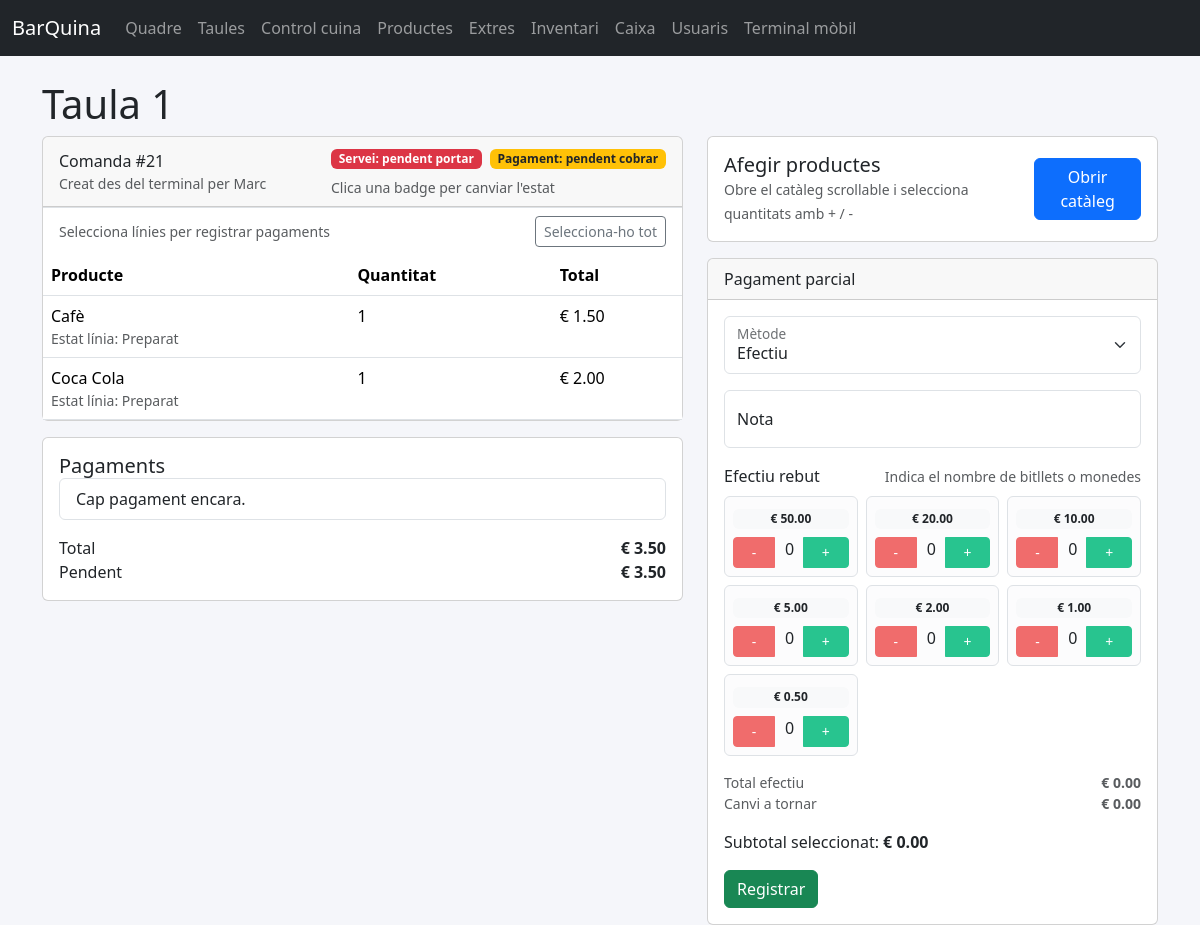
Page /tables/1 on the committed database.
### app/models.py (models this page shows, shortened)
class Table(db.Model):
    __tablename__ = "tables"
    id = db.Column(db.Integer, primary_key=True)
    name = db.Column(db.String(50), unique=True, nullable=False)
    seats = db.Column(db.Integer, default=4)
    orders = db.relationship("Order", back_populates="table", cascade="all, delete-orphan")

class Order(db.Model):
    __tablename__ = "orders"
    id = db.Column(db.Integer, primary_key=True)
    table_id = db.Column(db.Integer, db.ForeignKey("tables.id"), nullable=False)
    created_by_id = db.Column(db.Integer, db.ForeignKey("staff_users.id"))
    status = db.Column(db.String(32), default=FulfillmentStatus.PENDING_DELIVERY.value, nullable=False)
    fulfillment_status = db.Column(
        db.Enum(FulfillmentStatus), default=FulfillmentStatus.PENDING_DELIVERY, nullable=False
    )
    payment_status = db.Column(db.Enum(PaymentStatus), default=PaymentStatus.PENDING_PAYMENT, nullable=False)
    notes = db.Column(db.Text)
    created_at = db.Column(db.DateTime, default=datetime.utcnow)
    updated_at = db.Column(db.DateTime, default=datetime.utcnow, onupdate=datetime.utcnow)
    table = db.relationship("Table", back_populates="orders")
    created_by = db.relationship("StaffUser", back_populates="orders")
    items = db.relationship("OrderItem", back_populates="order", cascade="all, delete-orphan")
    payments = db.relationship("Payment", back_populates="order", cascade="all, delete-orphan")
    def subtotal(self) -> float:
        return sum(item.line_total() for item in self.items)
    def paid_total(self) -> float:
        return sum(payment.amount for payment in self.payments)
    def outstanding_total(self) -> float:
        return max(self.subtotal() - self.paid_total(), 0.0)

class StaffUser(db.Model):
    __tablename__ = "staff_users"
    id = db.Column(db.Integer, primary_key=True)
    name = db.Column(db.String(60), unique=True, nullable=False)
    is_active = db.Column(db.Boolean, default=True)
    orders = db.relationship("Order", back_populates="created_by")

class OrderItem(db.Model):
    __tablename__ = "order_items"
    id = db.Column(db.Integer, primary_key=True)
    order_id = db.Column(db.Integer, db.ForeignKey("orders.id"), nullable=False)
    product_id = db.Column(db.Integer, db.ForeignKey("products.id"), nullable=False)
    quantity = db.Column(db.Integer, default=1)
    unit_price = db.Column(db.Float, nullable=False)
    status = db.Column(db.Enum(OrderItemStatus), default=OrderItemStatus.PENDING, nullable=False)
    notes = db.Column(db.String(120))
    order = db.relationship("Order", back_populates="items")
    product = db.relationship("Product", back_populates="order_items")
    payment_links = db.relationship("PaymentItem", back_populates="order_item", cascade="all, delete-orphan")
    extras = db.relationship("OrderItemExtra", back_populates="order_item", cascade="all, delete-orphan")
    def line_total(self) -> float:
        base_total = self.quantity * self.unit_price
        extras_total = sum(extra.price_delta * extra.quantity for extra in self.extras)
        return round(base_total + extras_total, 2)

class Product(db.Model):
    __tablename__ = "products"
    id = db.Column(db.Integer, primary_key=True)
    name = db.Column(db.String(80), nullable=False)
    legacy_category = db.Column("category", db.String(30))
    category_id = db.Column(db.Integer, db.ForeignKey("categories.id"), nullable=False)
    price = db.Column(db.Float, nullable=False)
    is_active = db.Column(db.Boolean, default=True)
    order_items = db.relationship("OrderItem", back_populates="product")
    product_extras = db.relationship(
        "ProductExtra",
        back_populates="product",
        cascade="all, delete-orphan",
        lazy="joined",
    )
    extras = db.relationship(
        "Extra",
        secondary="product_extras",
        viewonly=True,
        lazy="joined",
        order_by="Extra.name",
    )
    category = db.relationship("Category", back_populates="products", lazy="joined")

### app/blueprints/orders/routes.py (the view)
@bp.route("/tables/<int:table_id>")
def table_detail(table_id: int):
    table = Table.query.get_or_404(table_id)
    requested_order_id = request.args.get("order_id", type=int)
    order = None
    if requested_order_id:
        order = Order.query.filter_by(id=requested_order_id, table_id=table.id).first()
        if not order:
            flash("No hem trobat la comanda indicada", "warning")
    if not order:
        order = (
            Order.query.filter_by(table_id=table.id)
            .order_by(Order.created_at.desc())
            .first()
        )
    product_groups = _grouped_products()
    return render_template(
        "orders/table_detail.html",
        table=table,
        order=order,
        product_groups=product_groups,
        fulfillment_statuses=list(FulfillmentStatus),
        payment_statuses=list(PaymentStatus),
        item_statuses=list(OrderItemStatus),
    )

### app/blueprints/orders/routes.py (called while the page is built)
def _grouped_products() -> list[tuple[Category, list[Product]]]:
    products = (
        Product.query.filter_by(is_active=True)
        .join(Product.category)
        .options(joinedload(Product.product_extras), joinedload(Product.category))
        .order_by(Category.sort_order, Category.name, Product.name)
        .all()
    )
    groups: dict[int, list[Product]] = defaultdict(list)
    ordered_categories: list[Category] = []
    for product in products:
        category = product.category
        if not category or not category.is_active:
            continue
        if category.id not in groups:
            ordered_categories.append(category)
        groups[category.id].append(product)
    return [(category, groups[category.id]) for category in ordered_categories]

### app/models.py (called while the page is built)
    @property
    def label(self) -> str:
        return self.value.replace("_", " ")

    @property
    def label(self) -> str:
        return self.value.replace("_", " ")

    @property
    def label(self) -> str:
        custom = {
            OrderItemStatus.PENDING: "Per preparar",
            OrderItemStatus.PREPARED: "Preparat",
        }
        return custom.get(self, self.value.replace("_", " "))

### app/templates/orders/table_detail.html (shortened to what this page needs)
{% extends "base.html" %}
{% block content %}
<h1>{{ table.name }}</h1>
{% if order %}
<div class="row g-4">
    <div class="col-lg-7">
        <div class="card mb-3">
            <div class="card-header d-flex justify-content-between align-items-center">
                <div>
                    <span>Comanda #{{ order.id }}</span>
                    {% if order.created_by %}
                    <div class="text-muted small">Creat des del terminal per {{ order.created_by.name }}</div>
                    {% endif %}
                </div>
                <div class="d-flex flex-column gap-2">
                    {% set next_fulfillment = 'servida' if order.fulfillment_status.value != 'servida' else 'pendent_portar' %}
                    {% set next_payment = 'cobrada' if order.payment_status.value != 'cobrada' else 'pendent_cobrar' %}
                    <div class="d-flex flex-wrap gap-2">
                        <form method="post" action="{{ url_for('orders.update_order_status', order_id=order.id) }}" class="m-0">
                            <button type="submit" class="badge border-0 {% if order.fulfillment_status.value == 'servida' %}bg-success{% else %}bg-danger{% endif %} status-toggle" title="Clica per alternar l'estat de servei">
                                Servei: {{ order.fulfillment_status.label }}
                            </button>
                        </form>
                        <form method="post" action="{{ url_for('orders.update_order_status', order_id=order.id) }}" class="m-0">
                            <button type="submit" class="badge border-0 {% if order.payment_status.value == 'cobrada' %}bg-success{% else %}bg-warning text-dark{% endif %} status-toggle" title="Clica per alternar l'estat de pagament">
                                Pagament: {{ order.payment_status.label }}
                            </button>
                        </form>
                    </div>
                    <small class="text-muted">Clica una badge per canviar l'estat</small>
                </div>
            </div>
            <div class="d-flex justify-content-between align-items-center px-3 py-2 border-top">
                <small class="text-muted mb-0">Selecciona línies per registrar pagaments</small>
                <button class="btn btn-sm btn-outline-secondary" type="button" id="selectAllItems">Selecciona-ho tot</button>
            </div>
            <div class="table-responsive">
                <table class="table table-clickable mb-0">
                    <thead>
                        <tr>
                            <th>Producte</th>
                            <th>Quantitat</th>
                            <th>Total</th>
                        </tr>
                    </thead>
                    <tbody>
                    {% for item in order.items %}
                        <tr class="js-item-row" data-item-id="{{ item.id }}" role="button" aria-pressed="false">
                            <td>
                                {{ item.product.name }}
                                <small class="text-muted d-block">Estat línia: {{ item.status.label }}</small>
                            </td>
                            <td>{{ item.quantity }}</td>
                            <td>€ {{ '%.2f'|format(item.line_total()) }}</td>
                        </tr>
                    {% endfor %}
                    </tbody>
                </table>
            </div>
        </div>
        <div class="card">
            <div class="card-body">
                <h5>Pagaments</h5>
                <ul class="list-group mb-3">
                {% for payment in order.payments %}
                    <li class="list-group-item d-flex justify-content-between">
                        <span>{{ payment.method.value }} - {{ payment.created_at.strftime('%H:%M') }}</span>
                        <strong>€ {{ '%.2f'|format(payment.amount) }}</strong>
                    </li>
                {% else %}
                    <li class="list-group-item">Cap pagament encara.</li>
                {% endfor %}
                </ul>
                <div class="d-flex justify-content-between">
                    <span>Total</span>
                    <strong>€ {{ '%.2f'|format(order.subtotal()) }}</strong>
                </div>
                <div class="d-flex justify-content-between">
                    <span>Pendent</span>
                    <strong id="pending">€ {{ '%.2f'|format(order.outstanding_total()) }}</strong>
                </div>
            </div>
        </div>
    </div>
    <div class="col-lg-5">
        <div class="card mb-3">
            <div class="card-body d-flex justify-content-between align-items-center">
                <div>
                    <h5 class="mb-0">Afegir productes</h5>
                    <small class="text-muted">Obre el catàleg scrollable i selecciona quantitats amb + / -</small>
                </div>
                <button class="btn btn-primary" type="button" data-bs-toggle="modal" data-bs-target="#productPickerModal">Obrir catàleg</button>
            </div>
        </div>
        <div class="card">
            <div class="card-header">Pagament parcial</div>
            <div class="card-body">
                <form method="post" action="{{ url_for('orders.add_payment', order_id=order.id) }}" id="splitPayment">
                    <div class="form-floating mb-3">
                        <select class="form-select" name="method">
                            <option value="efectiu">Efectiu</option>
                        </select>
                        <label>Mètode</label>
                    </div>
                    <div class="form-floating mb-3">
                        <input class="form-control" name="note" placeholder="Client 1">
                        <label>Nota</label>
                    </div>
                    {% set cash_values = [50, 20, 10, 5, 2, 1, 0.5] %}
                    <div class="mb-3">
                        <div class="d-flex justify-content-between align-items-center mb-2">
                            <label class="form-label mb-0">Efectiu rebut</label>
                            <small class="text-muted">Indica el nombre de bitllets o monedes</small>
                        </div>
                        <div class="row g-2" id="cashCounter">
                            {% for value in cash_values %}
                            {% set input_id = 'cashInput' ~ loop.index0 %}
                            <div class="col-6 col-md-4">
                                <div class="border rounded p-2 h-100 bg-light-subtle">
                                    <div class="text-center mb-2">
                                        <span class="badge text-dark bg-light w-100">€ {{ '%.2f'|format(value) }}</span>
                                    </div>
                                    <div class="btn-group w-100" role="group" aria-label="Controls € {{ '%.2f'|format(value) }}">
                                        <button class="btn btn-soft-danger btn-sm js-cash-minus" type="button" data-target="{{ input_id }}">-</button>
                                        <span class="flex-grow-1 text-center js-cash-count" data-display-for="{{ input_id }}">0</span>
                                        <button class="btn btn-soft-success btn-sm js-cash-plus" type="button" data-target="{{ input_id }}">+</button>
                                    </div>
                                </div>
                            </div>
                            {% endfor %}
                        </div>
                    </div>
                    <div class="d-flex justify-content-between small text-muted">
                        <span>Total efectiu</span>
                        <strong id="cashTotal">€ 0.00</strong>
                    </div>
                    <div class="d-flex justify-content-between small text-muted mb-3">
                        <span>Canvi a tornar</span>
                        <strong id="cashChange">€ 0.00</strong>
                    </div>
                    <p>Subtotal seleccionat: <strong id="selectedTotal">€ 0.00</strong></p>
                    <button class="btn btn-success" type="submit">Registrar</button>
                </form>
            </div>
        </div>
    </div>
</div>
{% else %}
<p>No hi ha comandes obertes.</p>
<form method="post" action="{{ url_for('orders.create_order', table_id=table.id) }}">
    <button class="btn btn-primary">Crear comanda</button>
</form>
{% endif %}
{% endblock %}

### app/static/css/app.css (style rules this page uses)
body { background-color: #f5f6fa; }
.card h5 { margin-bottom: 0; }
.btn-soft-success, .btn-soft-success:hover, .btn-soft-success:focus { background-color: #28c48f; border-color: #28c48f; color: #fff; }
.btn-soft-danger, .btn-soft-danger:hover, .btn-soft-danger:focus { background-color: #f06c6c; border-color: #f06c6c; color: #fff; }
.table-clickable tbody tr { cursor: pointer; }

### rows in the picture
Table: name "Taula 1"
Order: id "21", fulfillment_status.label "pendent portar", payment_status.label "pendent cobrar"
StaffUser: created_by.name "Marc"
OrderItem: product.name "Cafè", status.label "Preparat", quantity "1", line_total "1.50", subtotal "3.50", outstanding_total "3.50"
OrderItem: product.name "Coca Cola", status.label "Preparat", quantity "1", line_total "2.00"

### other values in the picture
{{ '%.2f'|format(value) }} "50.00" "20.00" "10.00" "5.00" "2.00" "1.00" "0.50"
